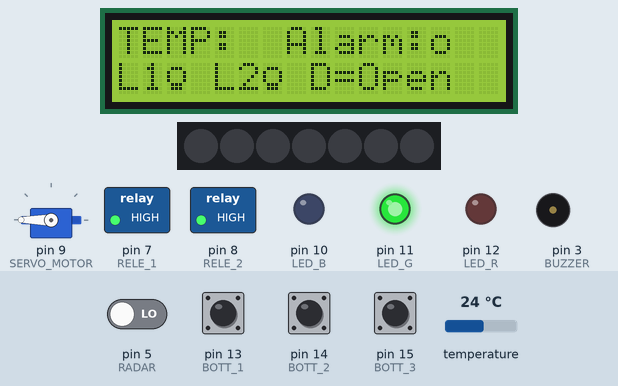
The sketch below on a simulated Arduino Uno, built with avr-gcc and run on an emulated ATmega328P. Parts: 16×2 character LCD, 7 RGB LEDs in strip order, left to right, servo, switched loads named in the sketch (green lamp = pin HIGH), output pins drawn as LEDs (lit = HIGH), buzzer (waves = sounding). The test bench sets the inputs (shaded band); at power-on: pin 5 (RADAR), pin 13 (BOTT_1), pin 14 (BOTT_2), pin 15 (BOTT_3) LOW, temperature 24 °C.

Above: at 1.3 s.
1.4 s: pin 5 (RADAR) driven HIGH
At 2.6 s:
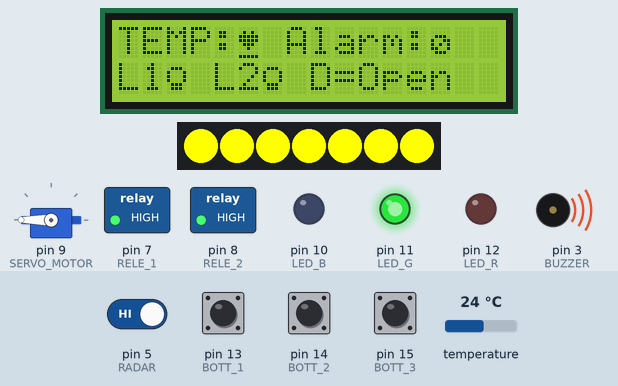
4.7 s: temperature set to 19 °C
At 6.7 s:
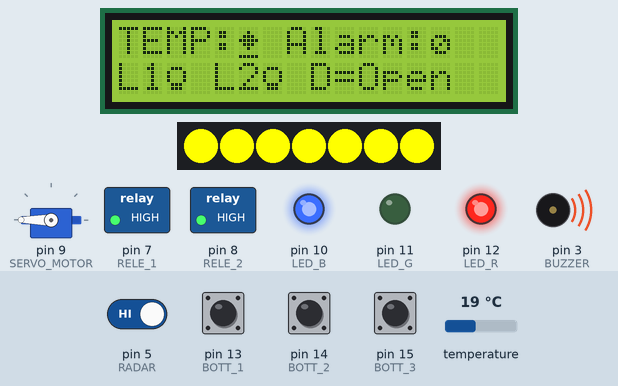
7.8 s: temperature set to 28 °C
At 10.8 s:
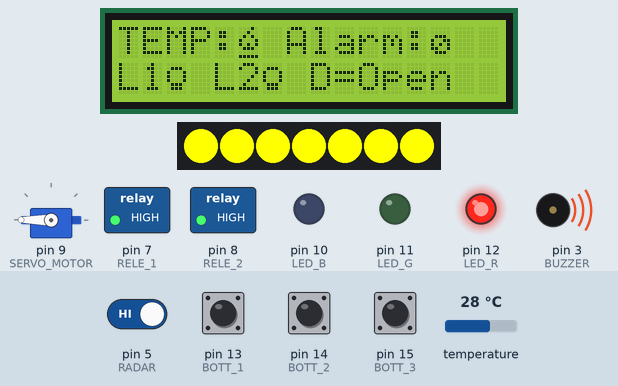
11.9 s: temperature set to 12 °C
At 14.8 s:
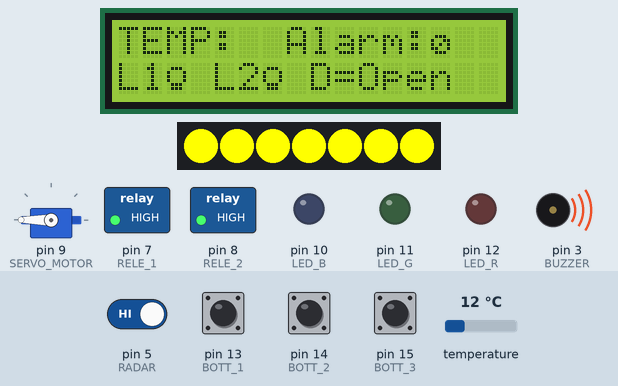
16.2 s: temperature set to 14.5 °C
19.6 s: temperature set to 15.4 °C
At 23.4 s:
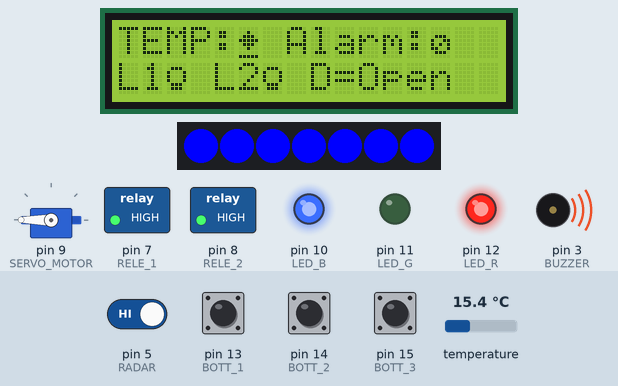
Timing chart, 0 to 24.9 s (numbered marks = the images above; inputs shaded):
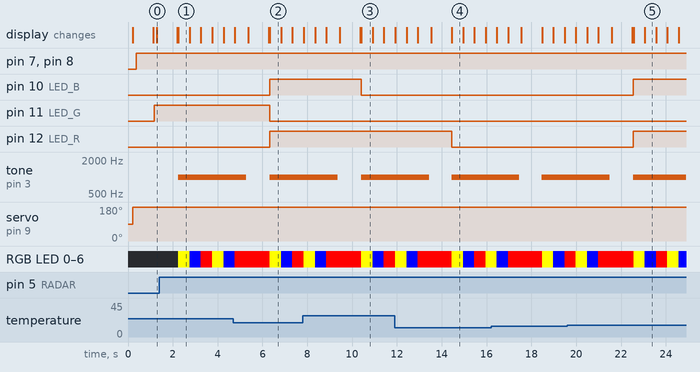

Measured:
- the behaviour switches between 15 and 15.1 °C on temperature (found by bisection; images 4 and 5)
- after the input at 1.4 s, tone on pin 3 (BUZZER): silent → 1000 Hz after 0.85 s; the display: first differs from a run without the input after 0.85 s (image 1)
- after the input at 4.7 s, pin 10 (LED_B), pin 12 (LED_R): LOW → HIGH after 1.6 s; pin 11 (LED_G): HIGH → LOW after 1.6 s; the display: first differs from a run without the input after 1.6 s (image 2 shows a later state)
- after the input at 7.8 s, pin 10 (LED_B): HIGH → LOW after 2.6 s; the display: first differs from a run without the input after 2.6 s (image 3 shows a later state)
- after the input at 11.9 s, pin 12 (LED_R): HIGH → LOW after 2.5 s; the display: first differs from a run without the input after 2.5 s (image 4)
- after the input at 19.6 s, pin 10 (LED_B), pin 12 (LED_R): LOW → HIGH after 3.0 s; the display: first differs from a run without the input after 2.9 s (image 5 shows a later state)
- what the display in image 1 shows lasts 0.5 s, from 2.3 s to 2.8 s

The sketch:

Practica_7.ino
```cpp
/*
  Fundación Kinal
  Centro Educativo Técnico Labral Kinal
  Electrónica
  Grado: Quinto
  Sección: A
  Curso: Taller de Electrónica Digital y Reparación de Computadoras I
  Nombre: Juan David Tejada Peñuela
  Carné: 2022454
*/
#include <OneWire.h>
#include <DallasTemperature.h>
#include <Wire.h>
#include <LiquidCrystal_I2C.h>
#include <Adafruit_NeoPixel.h>
#include <Servo.h>

int estado_boton_1 = 0;
int estado_boton_2 = 0;
int estado_boton_3 = 0;

#define direccion_lcd 0x27
#define filas 2
#define columnas 16
#define DW1(pin) digitalWrite(pin,HIGH)
#define DW0(pin) digitalWrite(pin,LOW)
#define BUZZER 3
#define RADAR 5
#define NEO_PIXEL 6
#define Cantidad_Leds 7
#define RELE_1 7
#define RELE_2 8
#define SERVO_MOTOR 9
#define LED_R 12
#define LED_G 11
#define LED_B 10
#define BOTT_1 13
#define BOTT_2 14
#define BOTT_3 15
float celsius;

enum colores
{
   amarillo,
   azul,
   rojo,
   negro
};

byte temp1[] = {
  B00000,
  B00100,
  B01110,
  B11111,
  B01110,
  B00100,
  B00000,
  B11111
};
byte temp2[] = {
  B00000,
  B01010,
  B11111,
  B11111,
  B01110,
  B00100,
  B00000,
  B11111
};
byte temp3[] = {
  B00010,
  B00100,
  B01010,
  B10001,
  B10101,
  B01110,
  B00000,
  B11111
};
byte radar[] = {
  B00000,
  B00000,
  B01110,
  B10011,
  B10101,
  B11001,
  B01110,
  B00000
};
byte foco_OFF[] = {
  B00000,
  B01110,
  B10001,
  B10001,
  B10001,
  B01110,
  B01110,
  B00000
};
byte foco_ON[] = {
  B00000,
  B01110,
  B11111,
  B11111,
  B11111,
  B01110,
  B01110,
  B00000
};


LiquidCrystal_I2C LCD_David(0x27, columnas, filas);
Adafruit_NeoPixel anillo(Cantidad_Leds,NEO_PIXEL, NEO_GRB + NEO_KHZ800);
OneWire ourWire(2);
DallasTemperature sensors(&ourWire);

Servo Motor_David;

void ConfigPinesOutput(void);
void ConfigPinesInput(void);
void deteccion_radar(void);
void setColor(int color);
void puerta_motor(void);
void luminarias(void);
void temperatura(void);
void datos_lcd(void);
float func_celsius();


void setup() {

  LCD_David.init();
  LCD_David.backlight();
  sensors.begin();
  anillo.begin();
  Motor_David.attach(SERVO_MOTOR);
  ConfigPinesOutput();
  ConfigPinesInput();
  LCD_David.createChar(1,temp1);
  LCD_David.createChar(2,temp2);
  LCD_David.createChar(3,temp3);
  LCD_David.createChar(4,radar);
  LCD_David.createChar(5,foco_OFF);
  LCD_David.createChar(6,foco_ON);
}

void loop() {
  datos_lcd();
  puerta_motor();
  luminarias();
  temperatura();
  deteccion_radar();
  datos_lcd();
  puerta_motor();
  luminarias();
  temperatura();
  deteccion_radar();
  datos_lcd();
  puerta_motor();
  luminarias();
  temperatura();
  deteccion_radar();
  datos_lcd();
  puerta_motor();
  luminarias();
  temperatura();
  deteccion_radar();
  datos_lcd();
  puerta_motor();
  luminarias();
  temperatura();
  deteccion_radar();datos_lcd();
  puerta_motor();
  luminarias();
  temperatura();
  deteccion_radar();
}

void ConfigPinesOutput(){
  pinMode(BUZZER,OUTPUT);
  pinMode(RELE_1,OUTPUT);
  pinMode(RELE_2,OUTPUT);
  pinMode(LED_R,OUTPUT);
  pinMode(LED_G,OUTPUT);
  pinMode(LED_B,OUTPUT);
}
void ConfigPinesInput(){
  pinMode(RADAR,INPUT);
  pinMode(BOTT_1,INPUT);
  pinMode(BOTT_2,INPUT);
  pinMode(BOTT_3,INPUT);
}

void deteccion_radar(){

 int valor= digitalRead(RADAR);

  if (valor == HIGH){
  tone(BUZZER,1000);
  LCD_David.setCursor(13,0);
  LCD_David.write(byte(4));
  setColor(amarillo);
  delay(500);
  setColor(azul);
  delay(500);
  setColor(rojo);
  delay(500);
  setColor(amarillo);
  delay(500);
  setColor(azul);
  delay(500);
  setColor(rojo);
  delay(500);
  noTone(BUZZER);
  }
if (valor == LOW){
  setColor(negro);
  }
}


void setColor(int color)
{
  switch(color) {
    case(amarillo):{
        for(int i =0; i<8; i++){
          anillo.setPixelColor(i,anillo.Color(255,255,0));
          anillo.show();  //muestro el color en el led
        }
      break;
    }
    case(azul):{
        for(int i =0; i<8; i++){
          anillo.setPixelColor(i,anillo.Color(0,0,255));
          anillo.show();  //muestro el color en el led
        }
      break;
    }
    case(rojo):{
        for(int i =0; i<8; i++){
          anillo.setPixelColor(i,anillo.Color(255,0,0));
          anillo.show();  //muestro el color en el led
        }
      break;
    }
      case(negro):{
        for(int i =0; i<8; i++){
          anillo.setPixelColor(i,anillo.Color(0,0,0));
          anillo.show();  //muestro el color en el led
        }
      break;
    }
  }
}

void puerta_motor(){
  int presionar = digitalRead(BOTT_3);

  if (presionar == HIGH)
  {
    estado_boton_3 = !estado_boton_3;

  }
  if (estado_boton_3 == HIGH){
    LCD_David.setCursor(10,1);
    LCD_David.print("Close");
    Motor_David.write(45);
    delay(150);
  }
  else{
    LCD_David.setCursor(10,1);
    LCD_David.print("Open");
     Motor_David.write(180);
     delay(150);
  }
}

void luminarias(){
  int lectura_1 = digitalRead(BOTT_1);
  int lectura_2 = digitalRead(BOTT_2);

  if (lectura_1 == HIGH){
    estado_boton_1 = !estado_boton_1;

  }
  if (lectura_2 == HIGH){
    estado_boton_2 = !estado_boton_2;

  }

  if (estado_boton_1 == HIGH){
    LCD_David.setCursor(2,1);
    LCD_David.write(byte(6));
    DW0(RELE_1);
  }
  else {
    DW1(RELE_1);
  }

  if (estado_boton_2 == HIGH){
    LCD_David.setCursor(6,1);
    LCD_David.write(byte(6));
    DW0(RELE_2);
  }
 else{
    DW1(RELE_2);
  }
}

void temperatura(){
  celsius = func_celsius();

  if (celsius < 15){
    DW0(LED_R);
    DW0(LED_G);
    DW0(LED_B);
  }
  if (celsius >15 && celsius <21){
    LCD_David.setCursor(5,0);
    LCD_David.write(byte(1));
    delay(50);
    DW1(LED_R);
    DW0(LED_G);
    DW1(LED_B);
  }
  if (celsius >21 && celsius  <25){
    LCD_David.setCursor(5,0);
    LCD_David.write(byte(2));
    delay(50);
    DW0(LED_R);
    DW1(LED_G);
    DW0(LED_B);
  }
  if (celsius >25 && celsius <45){
    LCD_David.setCursor(5,0);
    LCD_David.write(byte(3));
    delay(50);
    DW1(LED_R);
    DW0(LED_G);
    DW0(LED_B);
  }
  if (celsius >45){
    DW0(LED_R);
    DW0(LED_G);
    DW0(LED_B);

}
}

float func_celsius(){
  sensors.requestTemperatures();
  float temp= sensors.getTempCByIndex(0); //Se obtiene la temperatura en ºC
  return temp;
}

void datos_lcd(){
    LCD_David.init();
    LCD_David.backlight();
    LCD_David.setCursor(0,0);
    LCD_David.print("TEMP:");

    LCD_David.setCursor(7,0);
    LCD_David.print("Alarm:o");

    LCD_David.setCursor(0,1);
    LCD_David.print("L1");
    LCD_David.setCursor(4,1);
    LCD_David.print("L2");

    LCD_David.setCursor(6,1);
    LCD_David.write(byte(5));

    LCD_David.setCursor(2,1);
    LCD_David.write(byte(5));

    LCD_David.setCursor(8,1);
    LCD_David.print("D=");
}
```
